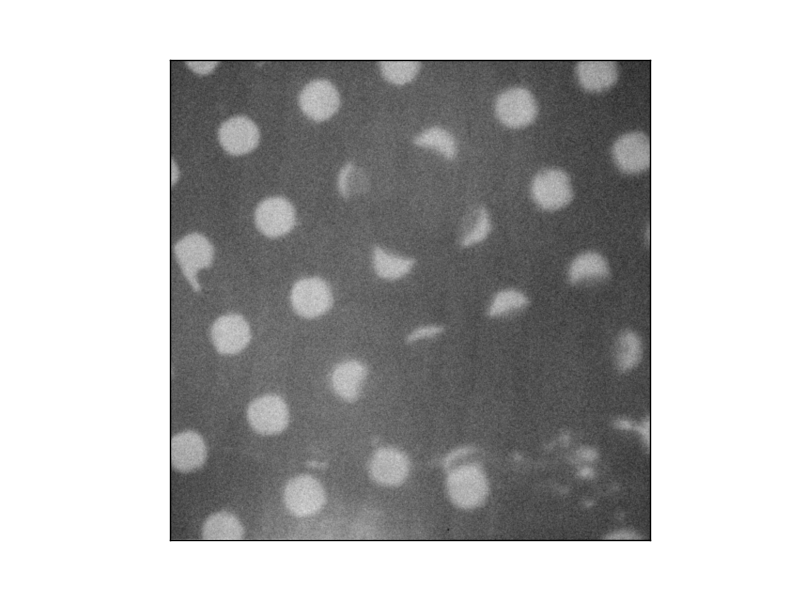
#> input picture procrustes_clustering/data/orig_img.png, 800 x 600 px
$ python shape.py
#> lines starting #> are read from the running program, lines starting #| are printed output that depends on the picture; after the words box and inside, x2 and y2 are one past the last pixel; in counts of white or black regions, pixels touching at a corner belong together

"""Functions to deal with shapes and extract contours from images, etc."""

from __future__ import division

import numpy as np
from skimage import measure
from scipy.interpolate import splprep, splev
from scipy.ndimage.interpolation import zoom

import matplotlib.pyplot as plt

import cv2


def get_contours(im_array, intensity):
    return measure.find_contours(im_array, intensity)

# [58 lines left out: functions interpolate, get_external_contour, get_all_contours, shape_to_image, im_ones, not called in this run]

def test(fname):
#> called with fname = 'data/orig_img.png'
    img = cv2.imread(fname, 0)
#> img is the input picture: shape (600, 800); min 0, max 255, mean 180.7
    cv2.bilateralFilter(img, 9, 90,16)
    img = cv2.GaussianBlur(img,(5,5),0)
    #binImg = np.zeros((img.shape[0], img.shape[1]), np.uint8)
    binImg = cv2.adaptiveThreshold(img, 1, cv2.ADAPTIVE_THRESH_MEAN_C,
                                   cv2.THRESH_BINARY, 55, -3)
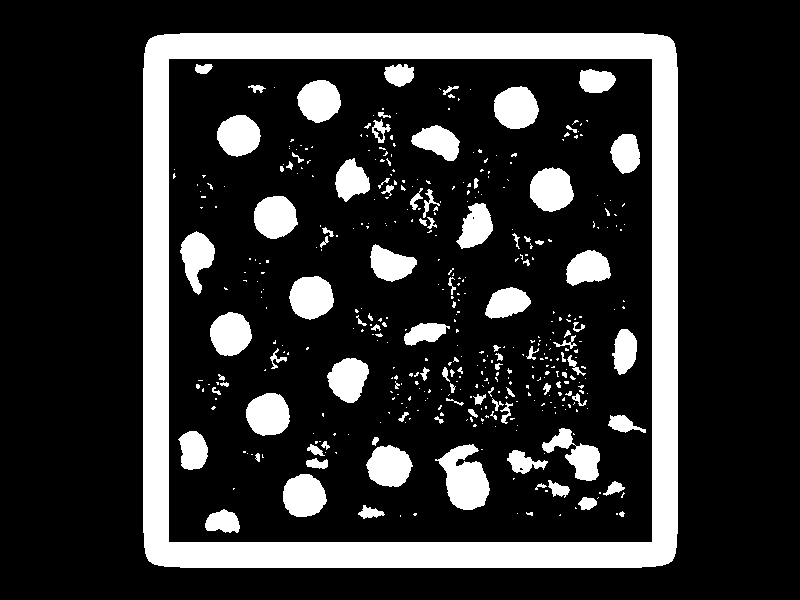
#> binImg: shape (600, 800); values 0 (black) and 1 (white), 19% white; 435 white regions (333 under 20 px), largest, box (x1, y1, x2, y2) and area: (143, 33, 678, 568) 52305, (435, 444, 490, 510) 2179, (289, 276, 334, 320) 1512
    #cv2.bilateralFilter(binImg, 9, 90,16)
    #binImg = cv2.GaussianBlur(binImg, (3,3), 0)
    #ret, binImg = cv2.threshold(img, 35000, 1, cv2.THRESH_BINARY+cv2.THRESH_OTSU)
    plt.imshow(binImg, cmap = 'gray', interpolation = 'bicubic')
    plt.xticks([]), plt.yticks([])  # to hide tick values on X and Y axis
    plt.show()


if __name__ == '__main__':
    test('data/orig_img.png')
